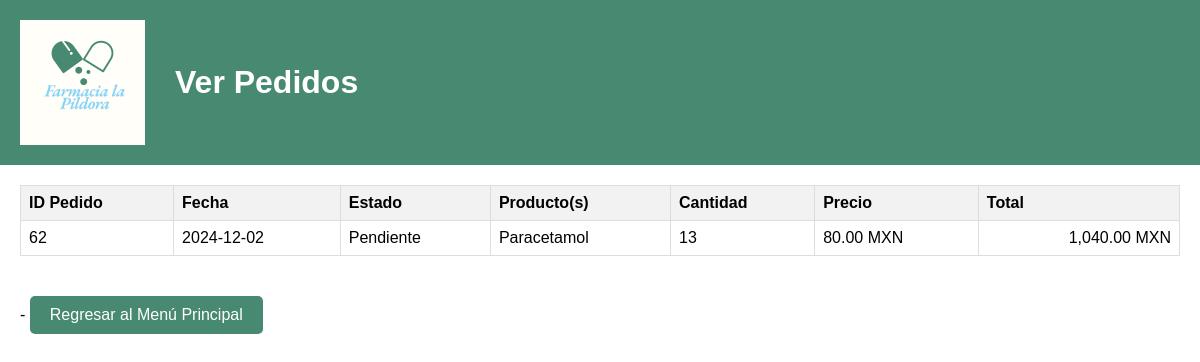
Page /VerPedidos.php on the committed database.
### tables this page shows
CREATE TABLE `Pedidos` (
  `idPedido` int NOT NULL,
  `idSucursal` int DEFAULT NULL,
  `idProvedor` int DEFAULT NULL,
  `FechaPedido` date DEFAULT NULL,
  `Estado` varchar(50) DEFAULT NULL,
  `idDetallePedido` int DEFAULT NULL,
  `totalPedido` int NOT NULL
);

CREATE TABLE `DetallePedidos` (
  `idDetallePedido` int NOT NULL,
  `idProducto` int DEFAULT NULL,
  `idPedido` int NOT NULL,
  `Cantidad` int DEFAULT NULL,
  `Precio` decimal(10,2) DEFAULT NULL
);

CREATE TABLE `Medicamentos` (
  `idProducto` int NOT NULL,
  `Nombre` varchar(50) DEFAULT NULL,
  `idClasificacion` int DEFAULT NULL,
  `FechaCaducidad` date DEFAULT NULL,
  `Cantidad` int DEFAULT NULL,
  `PrecioCompra` decimal(10,2) DEFAULT NULL,
  `PrecioVenta` decimal(10,2) DEFAULT NULL,
  `idProvedor` int DEFAULT NULL,
  `E_Regresable` int DEFAULT NULL,
  `Descripcion` varchar(700) DEFAULT NULL,
  `Fecha de entrada` date DEFAULT NULL,
  `Lote` int DEFAULT NULL
);

### VerPedidos.php (the view, shortened to what this page needs)
<?php
$server = "localhost";
$user = "root";
$pass = "clave";
$db = "Farmacia";
$conexion = mysqli_connect($server, $user, $pass, $db);
$sqlPedidos = "SELECT p.idPedido, p.FechaPedido, p.Estado
               FROM Pedidos p
               ORDER BY p.FechaPedido DESC";
$resultPedidos = mysqli_query($conexion, $sqlPedidos);
if (mysqli_num_rows($resultPedidos) > 0) {
    $pedidos = [];
    while ($pedido = mysqli_fetch_assoc($resultPedidos)) {
        $idPedido = $pedido['idPedido'];
        $sqlDetalles = "SELECT dp.idProducto, dp.Cantidad, dp.Precio, m.Nombre AS ProductoNombre
                        FROM DetallePedidos dp
                        JOIN Medicamentos m ON dp.idProducto = m.idProducto
                        WHERE dp.idPedido = '$idPedido'";
        $resultDetalles = mysqli_query($conexion, $sqlDetalles);
        $detalles = [];
        if (mysqli_num_rows($resultDetalles) > 0) {
            while ($detalle = mysqli_fetch_assoc($resultDetalles)) {
                $detalles[] = $detalle;
            }
        }
        $pedido['detalles'] = $detalles;
        $pedidos[] = $pedido;
    }
} else {
    $pedidos = [];
}
?>
<!DOCTYPE html>
<html lang="es">
<head>
    <link rel="stylesheet" href="VerPedidos.css">
</head>
<body>
    <header class="header">
        <div class="header-box">
            <img src="Logo farmacia.png" alt="Logo de la Farmacia" class="header-logo">
            <h1>Ver Pedidos</h1>
        </div>
    </header>
    <main class="main-container">
        <table class="order-table">
            <thead>
                <tr>
                    <th>ID Pedido</th>
                    <th>Fecha</th>
                    <th>Estado</th>
                    <th>Producto(s)</th>
                    <th>Cantidad</th>
                    <th>Precio</th>
                    <th>Total</th>
                </tr>
            </thead>
            <tbody>
                <?php if (count($pedidos) > 0): ?>
                    <?php foreach ($pedidos as $pedido): ?>
                        <tr>
                            <td><?= $pedido['idPedido'] ?></td>
                            <td><?= $pedido['FechaPedido'] ?></td>
                            <td><?= $pedido['Estado'] ?></td>
                            <td>
                                <?php
                                foreach ($pedido['detalles'] as $detalle) {
                                    echo $detalle['ProductoNombre'] . "<br>";
                                }
                                ?>
                            </td>
                            <td>
                                <?php
                                foreach ($pedido['detalles'] as $detalle) {
                                    echo $detalle['Cantidad'] . "<br>";
                                }
                                ?>
                            </td>
                            <td>
                                <?php
                                foreach ($pedido['detalles'] as $detalle) {
                                    echo number_format($detalle['Precio'], 2) . " MXN<br>";
                                }
                                ?>
                            </td>
                            <td>
                                <?php
                                $totalPedido = 0;
                                foreach ($pedido['detalles'] as $detalle) {
                                    $totalPedido += $detalle['Cantidad'] * $detalle['Precio'];
                                }
                                echo number_format($totalPedido, 2) . " MXN";
                                ?>
                            </td>
                        </tr>
                    <?php endforeach; ?>
                <?php else: ?>
                    <tr>
                        <td colspan="7">No hay pedidos registrados.</td>
                    </tr>
                <?php endif; ?>
            </tbody>
        </table>
        <tr>-
    <td colspan="7" class="button-container">
        <a href="Sistema-farmacia.html" class="back-button">Regresar al Menú Principal</a>
    </td>
</tr>
    </main>
</body>
</html>

### VerPedidos.css (style rules this page uses)
body { font-family: Arial, sans-serif; margin: 0; padding: 0; }
.header { display: flex; justify-content: space-between; align-items: center; background-color: #478a71; color: white; padding: 20px; }
.header-box { display: flex; align-items: center; }
.header-logo { width: 125px; margin-right: 30px; }
.main-container { padding: 20px; }
.order-table { width: 100%; border-collapse: collapse; margin-bottom: 20px; }
.order-table th, .order-table td { border: 1px solid #dddddd; text-align: left; padding: 8px; }
.order-table th { background-color: #f2f2f2; }
.order-table td { word-wrap: break-word; }
.order-table td:last-child { text-align: right; }
.back-button { display: inline-block; padding: 10px 20px; background-color: #478a71; color: white; text-decoration: none; border-radius: 5px; font-size: 16px; text-align: center; margin-top: 20px; }

### rows in the picture
pedidos: idPedido "62", FechaPedido "2024-12-02", Estado "Pendiente", totalPedido "1,040.00"
detallepedidos: idProducto.Nombre "Paracetamol", Cantidad "13", Precio "80.00"
